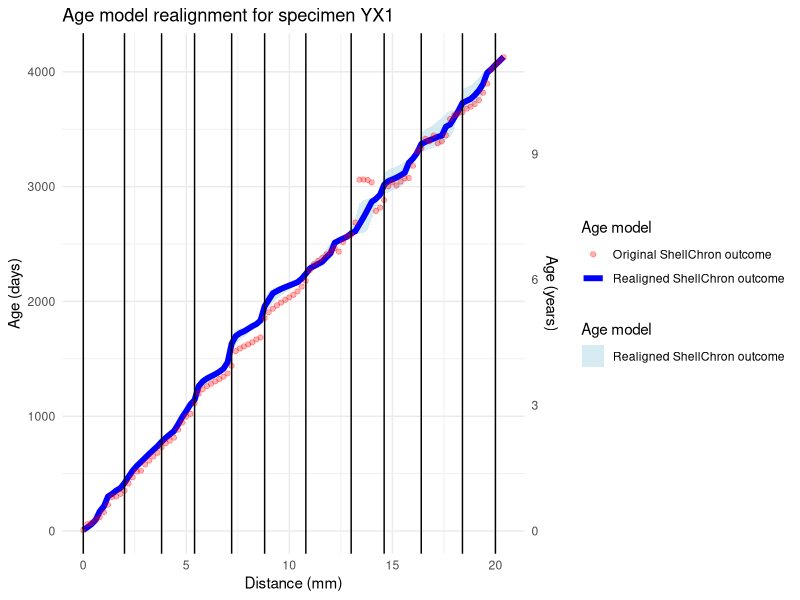
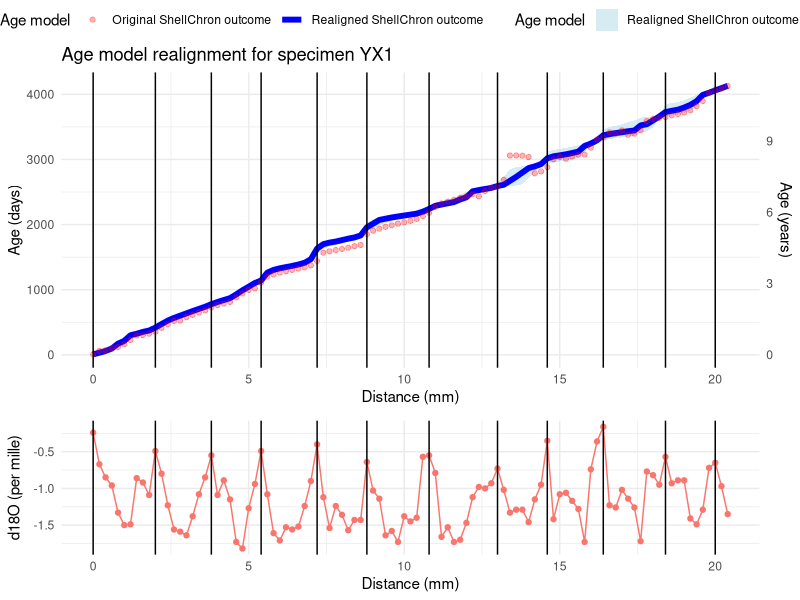
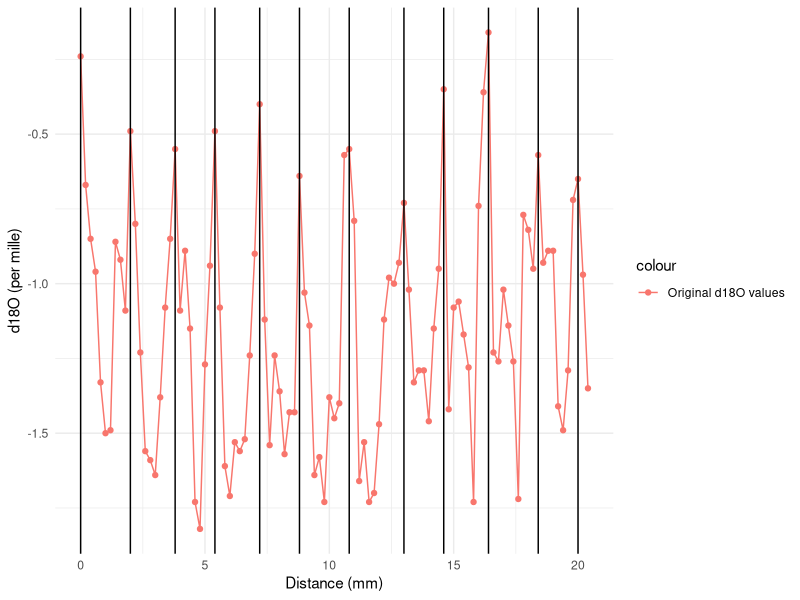

R code for these plots, in order:
# Script to post process ShellChron results and avoid negative time jumps and missed years due to low growth rate estimates
# by Niels J. de Winter
# Project "Pseudo_tridacna_ShellChron_Han_Tao.Rproj"
# Specimen YX1

require(tidyverse)
require(ggpubr)

# Load data
dat <- read.csv("YX1/YX1.csv") # Original d18O data with year markers
age_model_results <- read.csv("YX1/Age_model_results.csv") # Results in terms of age (DOY)
Growth_rate_results <- read.csv("YX1/Growth_rate_results.csv") # Results in terms of growth rate (um/day)

# Combine relevant data into one dataframe and replace NAs with 0
merged_dat <- select(dat, D, d18Oc, YEARMARKER) |>
mutate(
    mean.day = replace(age_model_results$mean.day, is.na(age_model_results$mean.day), 0),
    se.day = replace(age_model_results$se.day, is.na(age_model_results$se.day), 0),
    mean.GR = replace(Growth_rate_results$mean.GR, is.na(Growth_rate_results$mean.GR), 0) / 1000,
    se.GR = replace(Growth_rate_results$se.GR, is.na(Growth_rate_results$se.GR), 0) / 1000,
    year = cumsum(dat$YEARMARKER) # Add year labels
)

# Construct new age-distance model using relative growth rate per datapoint
Days_tot <- 365 # Assume no growth stops (365 days per year recorded, the growth slowdowns are covered by the increments with slow growth rate < 1 um/day)

# Simulate 3000 iterations of time-distance model sampling growth rates and man ages from normal uncertainty distribution.
N = 3000

# Create matrix to store all simulated age models
simulated_age_models <- matrix(NA, nrow = nrow(merged_dat), ncol = N)

for(i in 1:N){
    print(paste0("Simulating age model iteration ", i, " of ", N)) # Progress indicator
    # Loop through growth years
    for(year in 1:(max(merged_dat$year) - 1)){
        # Find distance steps
        D_diff <- diff(
            merged_dat$D[
                which(merged_dat$YEARMARKER == 1 & merged_dat$year == year) :
                which(merged_dat$YEARMARKER == 1 & merged_dat$year == year + 1)
            ]
        )
        # Sample growth rates from normal distribution, but prevent negative growth rates
        GR_sampled <- rnorm(
            n = length(D_diff),
            mean = merged_dat$mean.GR[which(merged_dat$year == year)],
            sd = merged_dat$se.GR[which(merged_dat$year == year)]
        )
        GR_sampled[which(GR_sampled < 0)] <- 0
        GR_sampled[which((GR_sampled < 0.001) & (GR_sampled > 0))] <- 0.001 # Cap minimum non-zero growth rate to prevent very small GR numbers (and very large numbers of days) for intervals with very limited growth
        Times <- D_diff / GR_sampled # Calculate time steps
        Times[which(Times == Inf)] <- 0 # Handle growth stops
        if(year == 1){
            first_sample_time <- rnorm( # Sample first time point from normal distribution
                n = 1,
                mean = merged_dat$mean.day[1],
                sd = merged_dat$se.day[1]
            )
            Times_days <- Times * Days_tot / sum(Times) # Convert time steps to total number of days
            Times_days_cum <- cumsum(Times_days) + first_sample_time # Find cumulative time steps and add the first sampled time point
            simulated_age_models[which(merged_dat$year == year), i] <- Times_days_cum
        } else {
            Times_days <- Times * Days_tot / sum(Times) # Convert time steps to total number of days
            Times_days_cum <- cumsum(Times_days) # Find cumulative time steps
            simulated_age_models[which(merged_dat$year == year), i] <- Times_days_cum + simulated_age_models[which(merged_dat$YEARMARKER == 1 & merged_dat$year == year) - 1, i] # Add cumulative time steps to last time point of previous year
        }
    }
    # Fill in last year
    last_year <- max(merged_dat$year) # Isolate last year
    Times_last <- diff( # Find steps in time domain for last year
        merged_dat$mean.day[
            (which(merged_dat$YEARMARKER == 1 & merged_dat$year == last_year) - 1) :
            nrow(merged_dat)
        ]
    )
    simulated_age_models[which(merged_dat$year == last_year), i] <-
        simulated_age_models[which(merged_dat$YEARMARKER == 1 & merged_dat$year == last_year) - 1, i] +
        cumsum(Times_last) # Add time values for last year based on original time steps
    # Fill in potential year 0
    if(merged_dat$year[1] == 0){
        Times_year0 <- diff( # Find steps in time domain for year 0
            merged_dat$mean.day[
                1 : which(merged_dat$YEARMARKER == 1 & merged_dat$year == 1)
            ]
        )
        simulated_age_models[which(merged_dat$year == 0), i] <-
            simulated_age_models[which(merged_dat$YEARMARKER == 1 & merged_dat$year == 1), i] -
            cumsum(Times_year0) # Subtract time values for year 0 based on original time steps
    }
}

# Calculate median and 95% confidence intervals of simulated age models
merged_dat$day_new <- apply(simulated_age_models, 1, mean)
merged_dat$day_new_lower <- apply(simulated_age_models, 1, quantile, probs = 0.025)
merged_dat$day_new_upper <- apply(simulated_age_models, 1, quantile, probs = 0.975)

# Export results
write.csv(merged_dat, "YX1/Realigned_age_model_results_MC.csv", row.names = FALSE)
write.csv(simulated_age_models, "YX1/Realigned_age_model_simulations.csv", row.names = FALSE)

# Plot resulting distance-time relationship
Age_model_plot <- ggplot(merged_dat) +
geom_ribbon( # Plot uncertainty ribbon
    aes(
        x = D,
        ymin = day_new_lower,
        ymax = day_new_upper,
        fill = "Realigned ShellChron outcome"
    ),
    alpha = 0.5
) +
geom_line( # Plot realigned results
    aes(
        x = D,
        y = day_new,
        color = "Realigned ShellChron outcome"
    ),
    linewidth = 2
) +
geom_point( # Plot old results
    aes(
        x = D,
        y = mean.day,
        color = "Original ShellChron outcome"
    ),
    alpha = 0.3
) +
geom_vline( # Plot position of year markers
    xintercept = merged_dat$D[which(merged_dat$YEARMARKER == 1)]
) +
scale_x_continuous("Distance (mm)") +
scale_y_continuous(
    "Age (days)",
    sec.axis = sec_axis(
        trans = ~. / 365,
        name = "Age (years)"
    )
) +
scale_color_manual(
    name = "Age model",
    values = c(
        "Realigned ShellChron outcome" = "blue",
        "Original ShellChron outcome" = "red"
    )
) +
scale_fill_manual(
    name = "Age model",
    values = c(
        "Realigned ShellChron outcome" = "lightblue"
    )
) +
ggtitle("Age model realignment for specimen YX1") +
theme_minimal()

# Add original isotope plot
d18O_plot <- ggplot(merged_dat) +
geom_point( # Plot old results
    aes(
        x = D,
        y = d18Oc,
        color = "Original d18O values"
    )
) +
geom_line( # Plot old results
    aes(
        x = D,
        y = d18Oc,
        color = "Original d18O values"
    )
) +
geom_vline( # Plot position of year markers
    xintercept = merged_dat$D[which(merged_dat$YEARMARKER == 1)]
) +
scale_x_continuous("Distance (mm)") +
scale_y_continuous("d18O (per mille)") +
theme_minimal()

# Combine plots
Age_model_update_combined <- ggarrange(
    Age_model_plot,
    d18O_plot,
    common.legend = TRUE,
    ncol = 1,
    heights = c(2, 1),
    align = "v"
)
